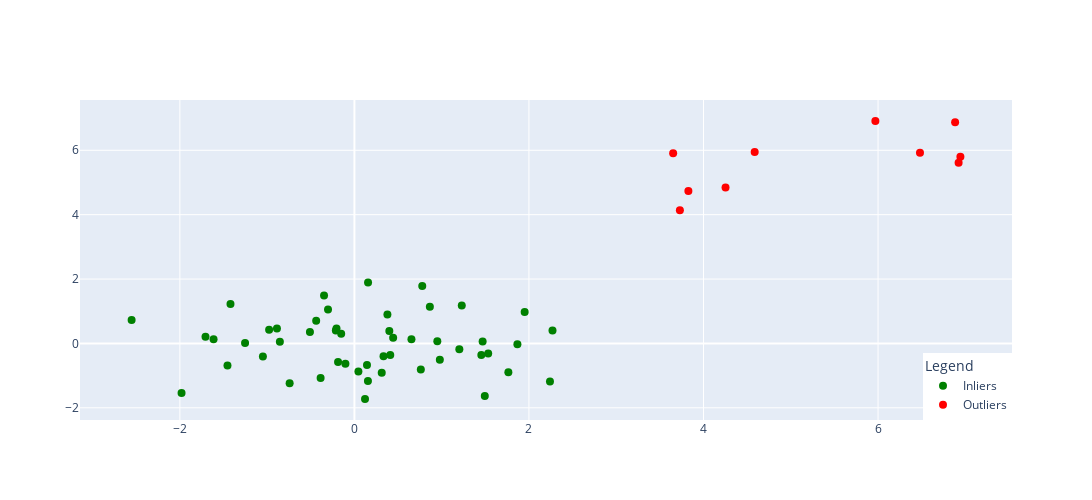

The code cell stored with this chart in its notebook:
### Markdown cell above
# Generate figures for poster

### Code cell
import numpy as np
import plotly.graph_objects as go

# Generate random data
np.random.seed(0)

# Inlier data
inlier_x = np.random.normal(loc=0, scale=1, size=50)
inlier_y = np.random.normal(loc=0, scale=1, size=50)

# Outlier data
outlier_x = np.random.normal(loc=5, scale=1, size=10)
outlier_y = np.random.normal(loc=5, scale=1, size=10)

# Create figure
fig = go.Figure()

# Add inliers to the plot
fig.add_trace(
    go.Scatter(
        x=inlier_x,
        y=inlier_y,
        mode="markers",
        name="Inliers",
        marker={"color": "green", "size": 8},
    )
)

# Add outliers to the plot
fig.add_trace(
    go.Scatter(
        x=outlier_x,
        y=outlier_y,
        mode="markers",
        name="Outliers",
        marker={"color": "red", "size": 8},
    )
)

# Update layout
fig.update_layout(
    legend_title="Legend",
    legend={
        "x": 1,
        "y": 0,
        "traceorder": "normal",
        "orientation": "v",
        "xanchor": "right",
        "yanchor": "bottom",
    },
    width=1200,
    height=500,
)

# Save figure as an image
fig.write_image("images/example-outliers.png")

fig.show()

### Figure 1 — Plotly figure (JSON) as saved in the notebook; plotly's stock layout.template omitted (floating-point values rounded to 4 significant figures)
{"data": [{"marker": {"color": "green", "size": 8}, "mode": "markers", "name": "Inliers", "type": "scatter", "x": [1.764, 0.4002, 0.9787, 2.241, 1.868, -0.9773, 0.9501, -0.1514, -0.1032, 0.4106, 0.144, 1.454, 0.761, 0.1217, 0.4439, 0.3337, 1.494, -0.2052, 0.3131, -0.8541, -2.553, 0.6536, 0.8644, -0.7422, 2.27, -1.454, 0.04576, -0.1872, 1.533, 1.469, 0.1549, 0.3782, -0.8878, -1.981, -0.3479, 0.1563, 1.23, 1.202, -0.3873, -0.3023, -1.049, -1.42, -1.706, 1.951, -0.5097, -0.4381, -1.253, 0.7775, -1.614, -0.2127], "y": [-0.8955, 0.3869, -0.5108, -1.181, -0.02818, 0.4283, 0.06652, 0.3025, -0.6343, -0.3627, -0.6725, -0.3596, -0.8131, -1.726, 0.1774, -0.4018, -1.63, 0.4628, -0.9073, 0.05195, 0.7291, 0.129, 1.139, -1.235, 0.4023, -0.6848, -0.8708, -0.5788, -0.3116, 0.05617, -1.165, 0.9008, 0.4657, -1.536, 1.488, 1.896, 1.179, -0.1799, -1.071, 1.054, -0.4032, 1.222, 0.2083, 0.9766, 0.3564, 0.7066, 0.0105, 1.786, 0.1269, 0.402]}, {"marker": {"color": "red", "size": 8}, "mode": "markers", "name": "Outliers", "type": "scatter", "x": [6.883, 3.652, 3.73, 5.969, 3.827, 6.944, 4.586, 4.253, 6.923, 6.481], "y": [6.868, 5.906, 4.139, 6.91, 4.732, 5.802, 5.947, 4.845, 5.614, 5.922]}], "layout": {"height": 500, "legend": {"orientation": "v", "title": {"text": "Legend"}, "traceorder": "normal", "x": 1, "xanchor": "right", "y": 0, "yanchor": "bottom"}, "width": 1200, "xaxis": {"autorange": true, "range": [-3.138, 7.528], "type": "linear"}, "yaxis": {"autorange": true, "range": [-2.379, 7.562], "type": "linear"}}}
